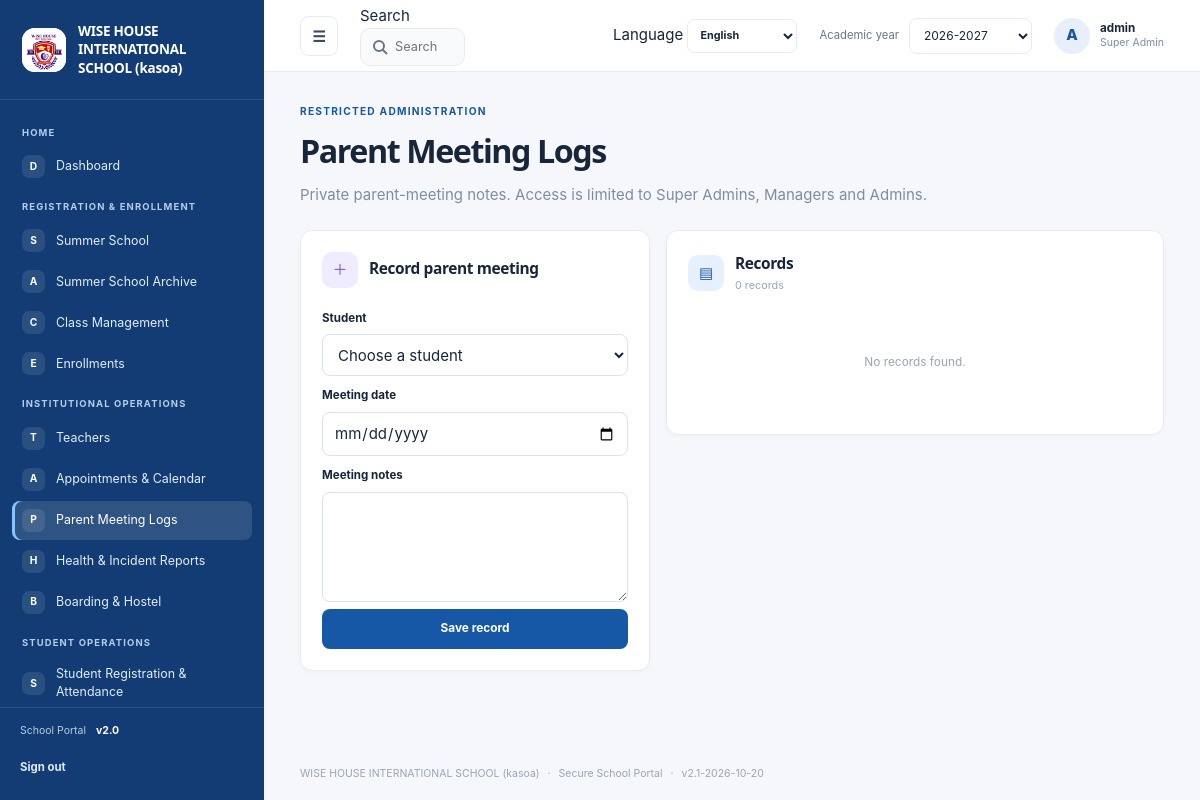
Page /admin/parent-meetings (signed in) on the committed database.
### tables this page shows
CREATE TABLE settings (
    key TEXT PRIMARY KEY,
    value TEXT NOT NULL
);

CREATE TABLE navigation_items (
    id INTEGER PRIMARY KEY AUTOINCREMENT,
    category TEXT NOT NULL,
    title TEXT NOT NULL,
    icon TEXT NOT NULL DEFAULT 'circle',
    url_endpoint TEXT NOT NULL,
    route_arg TEXT NOT NULL DEFAULT '',
    is_active INTEGER NOT NULL DEFAULT 1 CHECK (is_active IN (0, 1)),
    display_order INTEGER NOT NULL DEFAULT 0
);

CREATE TABLE users (
    id INTEGER PRIMARY KEY AUTOINCREMENT,
    username TEXT NOT NULL UNIQUE,
    password_hash TEXT NOT NULL,
    role TEXT NOT NULL DEFAULT 'manager'
      CHECK (role IN (
        'super_admin', 'admin', 'manager', 'teacher', 'student', 'parent',
        'health_officer', 'boarding_master'
      )),
    email TEXT UNIQUE,
    teacher_id INTEGER REFERENCES teachers(id) ON DELETE CASCADE,
    student_id INTEGER REFERENCES students(id) ON DELETE CASCADE,
    is_active INTEGER NOT NULL DEFAULT 1 CHECK (is_active IN (0, 1))
);

### school_system/views.py (the view, shortened to what this page needs)
@bp.route("/admin/parent-meetings", methods=("GET", "POST"))
@roles_required("super_admin", "manager", "admin")
def parent_meetings():
    db = get_db()
    edit_id = request.args.get("edit", type=int)
    editing = None
    if edit_id:
        editing = db.execute(
            "SELECT * FROM parent_meetings WHERE id=?", (edit_id,)
        ).fetchone()
        if editing is None:
            abort(404)
    students = db.execute(
        "SELECT id,name,grade_level FROM students ORDER BY name"
    ).fetchall()
    records = db.execute(
        "SELECT m.id,m.student_id,m.meeting_date,m.notes,m.created_at,"
        "s.name AS student_name,s.grade_level,u.username AS author "
        "FROM parent_meetings m JOIN students s ON s.id=m.student_id "
        "LEFT JOIN users u ON u.id=m.created_by "
        "ORDER BY m.meeting_date DESC,m.id DESC LIMIT 500"
    ).fetchall()
    return render_template(
        "admin_records.html", module="parent-meetings", records=records,
        students=students, editing=editing,
    )

### school_system/auth.py (called while the page is built)
@bp.before_app_request
def load_logged_in_user():
    user_id = session.get("user_id")
    if user_id is None:
        session.pop("username", None)
        session.pop("role", None)
        return
    user = get_db().execute(
        "SELECT id, username, role, is_active FROM users WHERE id = ?", (user_id,)
    ).fetchone()
    if user is None or not user["is_active"]:
        session.clear()
    else:
        session["username"] = user["username"]
        session["role"] = user["role"]

def login_required(view):
    @functools.wraps(view)
    def wrapped_view(**kwargs):
        if session.get("user_id") is None:
            return redirect(url_for("auth.login"))
        return view(**kwargs)
    return wrapped_view

def roles_required(*roles):
    def decorator(view):
        @functools.wraps(view)
        @login_required
        def wrapped_view(**kwargs):
            if session.get("role") not in roles:
                abort(403)
            return view(**kwargs)
        return wrapped_view
    return decorator

### school_system/db.py (called while the page is built)
def get_db():
    if "db" not in g:
        g.db = sqlite3.connect(current_app.config["DATABASE"])
        g.db.row_factory = sqlite3.Row
        g.db.execute("PRAGMA foreign_keys = ON")
    return g.db

### school_system/views.py (called while the page is built, shortened)
@bp.app_template_filter("translate")
def translate(text, language="en"):
    if language == "en" or not isinstance(text, str):
        return text

### school_system/templates/admin_records.html (shortened to what this page needs)
{% extends "base.html" %}
{% set is_meeting = module == 'parent-meetings' %}
{% block content %}
  <section class="page-title-row">
    <div>
      <span class="eyebrow">{{ 'RESTRICTED ADMINISTRATION'|translate(language) }}</span>
      <h1>{{ ('Parent Meeting Logs' if is_meeting else 'Health & Incident Reports')|translate(language) }}</h1>
      <p class="muted">{{ ('Private parent-meeting notes. Access is limited to Super Admins, Managers and Admins.' if is_meeting else 'Confidential health and incident records. Access is limited to Super Admins, Managers and Admins.')|translate(language) }}</p>
    </div>
  </section>
  <div class="admin-grid">
    <section class="portal-card user-form-card">
      <div class="card-heading"><div><span class="card-icon lavender">＋</span><div><h2>{{ ('Edit meeting record' if editing else 'Record parent meeting') if is_meeting else ('Edit report' if editing else 'Record health or incident report')|translate(language) }}</h2></div></div></div>
      <form method="post" class="stack user-create-form">
        <label for="student-id">{{ 'Student'|translate(language) }}</label>
        <select id="student-id" name="student_id" required>
          <option value="">{{ 'Choose a student'|translate(language) }}</option>
        </select>
        {% if is_meeting %}
          <label for="meeting-date">{{ 'Meeting date'|translate(language) }}</label>
          <input id="meeting-date" type="date" name="meeting_date" value="{{ editing.meeting_date if editing else '' }}" required>
          <label for="meeting-notes">{{ 'Meeting notes'|translate(language) }}</label>
          <textarea id="meeting-notes" name="notes" rows="4" maxlength="4000" required>{{ editing.notes if editing else '' }}</textarea>
        {% endif %}
        <button type="submit">{{ ('Save changes' if editing else 'Save record')|translate(language) }}</button>
      </form>
    </section>
    <section class="portal-card account-list-card">
      <div class="card-heading"><div><span class="card-icon blue">▤</span><div><h2>{{ 'Records'|translate(language) }}</h2><p>{{ records|length }} {{ 'records'|translate(language) }}</p></div></div></div>
      {% if records %}
        <div class="event-list">
          {% for item in records %}
            <article class="event-item">
              <span class="event-date">{{ item.meeting_date if is_meeting else item.reported_at|replace('T',' ') }}</span>
              <div class="request-content">
                <h3>{{ item.student_name }} · {{ item.grade_level }}</h3>
                {% if not is_meeting %}<p><strong>{{ item.report_type|title|translate(language) }}</strong></p>{% endif %}
                <p>{{ item.notes if is_meeting else item.details }}</p>
                {% if item.author %}<small>{{ 'Recorded by'|translate(language) }}: {{ item.author }}</small>{% endif %}
                <div class="homework-actions">
                  <a href="{{ url_for('views.parent_meetings' if is_meeting else 'views.health_reports', edit=item.id) }}">{{ 'Edit'|translate(language) }}</a>
                  {% if session.get('role') in ('super_admin','manager') %}
                    {% if is_meeting %}
                      <form method="post" action="{{ url_for('views.delete_parent_meeting', meeting_id=item.id) }}"><input type="hidden" name="csrf_token" value="{{ csrf_token() }}"><button class="danger-link" type="submit">{{ 'Delete'|translate(language) }}</button></form>
                    {% else %}
                      <form method="post" action="{{ url_for('views.delete_health_report', report_id=item.id) }}"><input type="hidden" name="csrf_token" value="{{ csrf_token() }}"><button class="danger-link" type="submit">{{ 'Delete'|translate(language) }}</button></form>
                    {% endif %}
                  {% endif %}
                </div>
              </div>
            </article>
          {% endfor %}
        </div>
      {% else %}
        <div class="card-empty"><p>{{ 'No records found.'|translate(language) }}</p></div>
      {% endif %}
    </section>
  </div>
{% endblock %}

### school_system/templates/base.html (shortened to what this page needs)
<!doctype html>
<html lang="{{ language or 'en' }}" dir="{{ 'rtl' if language in ('ar',) else 'ltr' }}">
  <head>
    <link rel="stylesheet" href="{{ url_for('static', filename='style.css') }}">
    <link rel="stylesheet" href="{{ url_for('static', filename='portal.css') }}">
  </head>
  <body class="{% block body_class %}portal-body{% endblock %}">
    {% if session.get('user_id') and not public_page|default(false) %}
      <div class="portal-shell" id="portal-shell">
        <aside class="sidebar" id="sidebar" style="background-color: {{ site_settings.sidebar_color }};">
          <a class="school-brand" href="{{ url_for('views.dashboard') }}">
            <span class="school-logo">
              {% if brand_settings.get('logo_filename') %}
                <img src="{{ url_for('views.uploaded_logo', filename=brand_settings.get('logo_filename')) }}" alt="{{ school_name }} logo">
              {% else %}<span class="logo-mark">W</span>{% endif %}
            </span>
            <span class="school-name">{{ school_name }}</span>
          </a>
          <div class="sidebar-scroll" data-scroll-keep="sidebar" data-scroll-global>
            {% set nav_state = namespace(category=None) %}
            {% for item in nav_items %}
              {% if item.category != nav_state.category %}
                {% if not loop.first %}</section>{% endif %}
                <section class="nav-group"><p class="nav-heading">{{ item.category }}</p>
                {% set nav_state.category = item.category %}
              {% endif %}
              <a class="nav-link {% if request.endpoint == item.url_endpoint and (not item.get('resource') or request.view_args.get('resource') == item.get('resource')) %}active{% endif %}"
                href="{{ url_for(item.url_endpoint, resource=item.resource) if item.get('resource') else url_for(item.url_endpoint, module=item.module) if item.get('module') else url_for(item.url_endpoint) }}">
                <span class="nav-icon" aria-hidden="true">{{ item.icon[:1]|upper }}</span><span>{{ item.title }}</span>
              </a>
            {% endfor %}
            {% if nav_items %}</section>{% endif %}
          </div>
          <div class="sidebar-footer">
            <span class="sidebar-version">School Portal <b>v2.0</b></span>
            <form action="{{ url_for('auth.logout') }}" method="post">
              <button class="sidebar-logout" type="submit">{{ 'Sign out'|translate(language) }}</button>
            </form>
          </div>
        </aside>
        <div class="portal-main">
          <header class="topbar">
            <button class="icon-button menu-toggle" id="menu-toggle" type="button" aria-label="Toggle navigation" aria-expanded="true">☰</button>
            {% include "_global_search.html" %}
            <form class="language-select" method="post" action="{{ url_for('views.change_language') }}">
              <label for="portal-language" class="sr-only">Language</label>
              <select id="portal-language" name="language" aria-label="Language" onchange="this.form.submit()">
                {% for code, label in languages.items() %}
                  <option value="{{ code }}" {% if language == code %}selected{% endif %}>{{ label }}</option>
                {% endfor %}
              </select>
            </form>
            <form class="year-select" method="get" action="{{ url_for('views.dashboard') }}">
              <label for="academic-year">{{ 'Academic year'|translate(language) }}</label>
              <select id="academic-year" name="year" onchange="this.form.submit()">
                {% set year = request.args.get('year', academic_year) %}
                {% for option in academic_year_options %}
                  <option value="{{ option }}" {% if year == option %}selected{% endif %}>{{ option }}</option>
                {% endfor %}
              </select>
            </form>
            <a class="profile-chip" href="{{ url_for('views.profile') }}" aria-label="User profile">
              <span class="avatar">{{ session.get('username', 'U')[:1]|upper }}</span>
              <span class="profile-copy"><b>{{ session.get('username') }}</b><small>{{ role_label }}</small></span>
            </a>
          </header>
          <main class="page-content">
            {% block content %}{% endblock %}
          </main>
          <footer class="page-footer">{{ school_name }} <span>·</span> Secure School Portal <span>·</span> v{{ app_version }}</footer>
        </div>
      </div>
    {% else %}
      {% for category, message in get_flashed_messages(with_categories=true) %}
        <p class="flash {{ category }} login-flash" role="status">{{ message|translate(language) }}</p>
      {% endfor %}
      {% block public_content %}{% endblock %}
    {% endif %}
  </body>
</html>

### school_system/templates/_global_search.html (shortened to what this page needs)
<div class="global-search" role="search">
  <label for="global-search-input" class="sr-only">{{ 'Search'|translate(language) }}</label>
  <input id="global-search-input" type="search" autocomplete="off" maxlength="60"
    placeholder="{{ 'Search students, teachers, pages…'|translate(language) }}" aria-controls="gs-panel" aria-expanded="false">
</div>

### school_system/static/portal.css (style rules this page uses)
.sidebar-logout { width:100%;min-height:34px;justify-content:flex-start;margin-top:12px;padding:6px 0;background:transparent;color:#dce9f7;font-size:.76rem }
.language-select select { min-height:34px;padding:5px 8px;border:1px solid var(--line);border-radius:7px;background:#fff;color:var(--ink);font-size:.72rem;font-weight:700 }
.settings-fields textarea,.stack textarea { width:100%;min-height:78px;padding:9px 11px;border:1px solid #dce2ea;border-radius:8px;background:#fff;color:var(--ink);font:inherit }

### school_system/templates/_global_search.html (style rules this page uses)
.global-search { position:relative;flex:1;min-width:0;max-width:460px }
.global-search input { width:100%;min-height:38px;padding:7px 12px 7px 34px;border:1px solid var(--line,#e4e7ec);border-radius:10px;font:inherit;font-size:.85rem;color:var(--ink,#101828) }

### rows in the picture
settings: value (picture)
settings: value "WISE HOUSE INTERNATIONAL SCHOOL (kasoa)"
navigation_items: category "HOME", icon "D", title "Dashboard"
navigation_items: category "REGISTRATION & ENROLLMENT", icon "S", title "Summer School"
navigation_items: icon "A", title "Summer School Archive"
navigation_items: icon "C", title "Class Management"
navigation_items: icon "E", title "Enrollments"
navigation_items: category "INSTITUTIONAL OPERATIONS", icon "T", title "Teachers"
navigation_items: icon "A", title "Appointments & Calendar"
navigation_items: icon "P", title "Parent Meeting Logs"
navigation_items: icon "H", title "Health & Incident Reports"
navigation_items: icon "B", title "Boarding & Hostel"
navigation_items: category "STUDENT OPERATIONS", icon "S", title "Student Registration & Attendance"
settings: value "Sign out", value "Search", value "Search students, teachers, pages…", language "English", value "Academic year", value "RESTRICTED ADMINISTRATION", value "Parent Meeting Logs", value "Private parent-meeting notes. Access is limited to Super Admins, Managers and Admins.", value "Student", student_id "Choose a student", value "Meeting date", value "Meeting notes", value "Save record", value "Records", value "records", value "No records found."
settings: year "2026-2027"
users: username "A", get "admin"

### other values in the picture
{{ role_label }} "Super Admin"
{{ records|length }} "0"
{{ app_version }} "2.1-2026-10-20"
